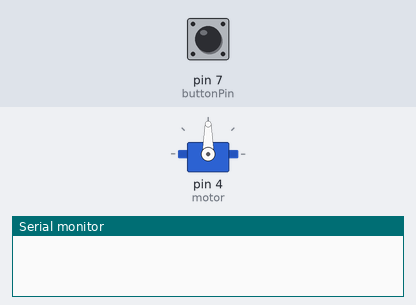
Recording of a sketch running on a simulated Arduino Uno, built with avr-gcc and run on an emulated ATmega328P. Parts: servo, the last lines printed to the serial monitor. Inputs (shaded band) come from the test bench; at power-on: pin 7 (buttonPin) LOW.

Above: at 1.2 s.
1.3 s: pin 7 (buttonPin) pulled HIGH for 1 s
4.1 s: pin 7 (buttonPin) pulled HIGH for 0.15 s
At 4.69 s:
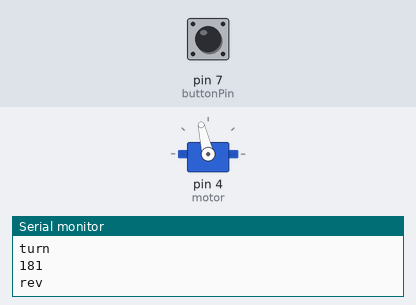
At 5.4 s:
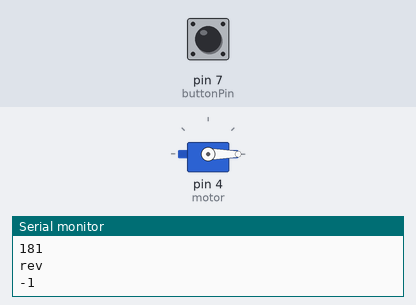
6.2 s: pin 7 (buttonPin) pulled HIGH for 3.2 s
At 10.9 s:
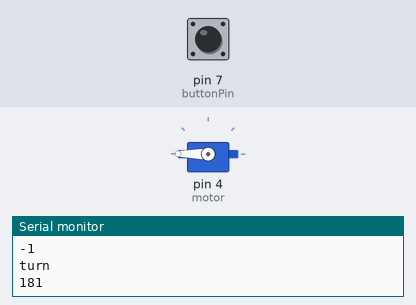
Timing chart, 0 to 12.4 s (numbered marks = the images above; inputs shaded):
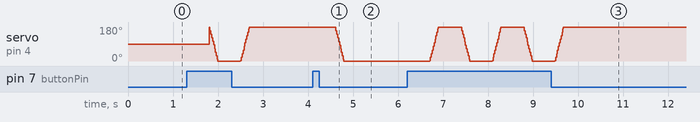

Measured:
- after the input at 4.1 s, servo on pin 4 (motor): moves from 180° to 0° over 0.19 s, starting after 0.50 s

The sketch:

SpidermanArms.ino
```cpp
#include <Servo.h>
Servo motor;
const int buttonPin = 7;
bool toggle = false;
int pos = 0;

void setup() {
	pinMode(buttonPin, INPUT);
	Serial.begin(9600);
	motor.attach(4,750,2245);
}

void loop() {
	if (digitalRead(buttonPin) == HIGH) {
		delay(500);
		if(toggle){
			Serial.println("turn");
			for (pos = 0; pos <= 180; pos += 1) {
				motor.write(pos);
				delay(1);
			}
		}else{
			Serial.println("rev");
			for (pos = 180; pos >= 0; pos -= 1) {
				motor.write(pos);
				delay(1);
			}
		}

		Serial.println(pos);
		toggle = !toggle;
	}
}
```
